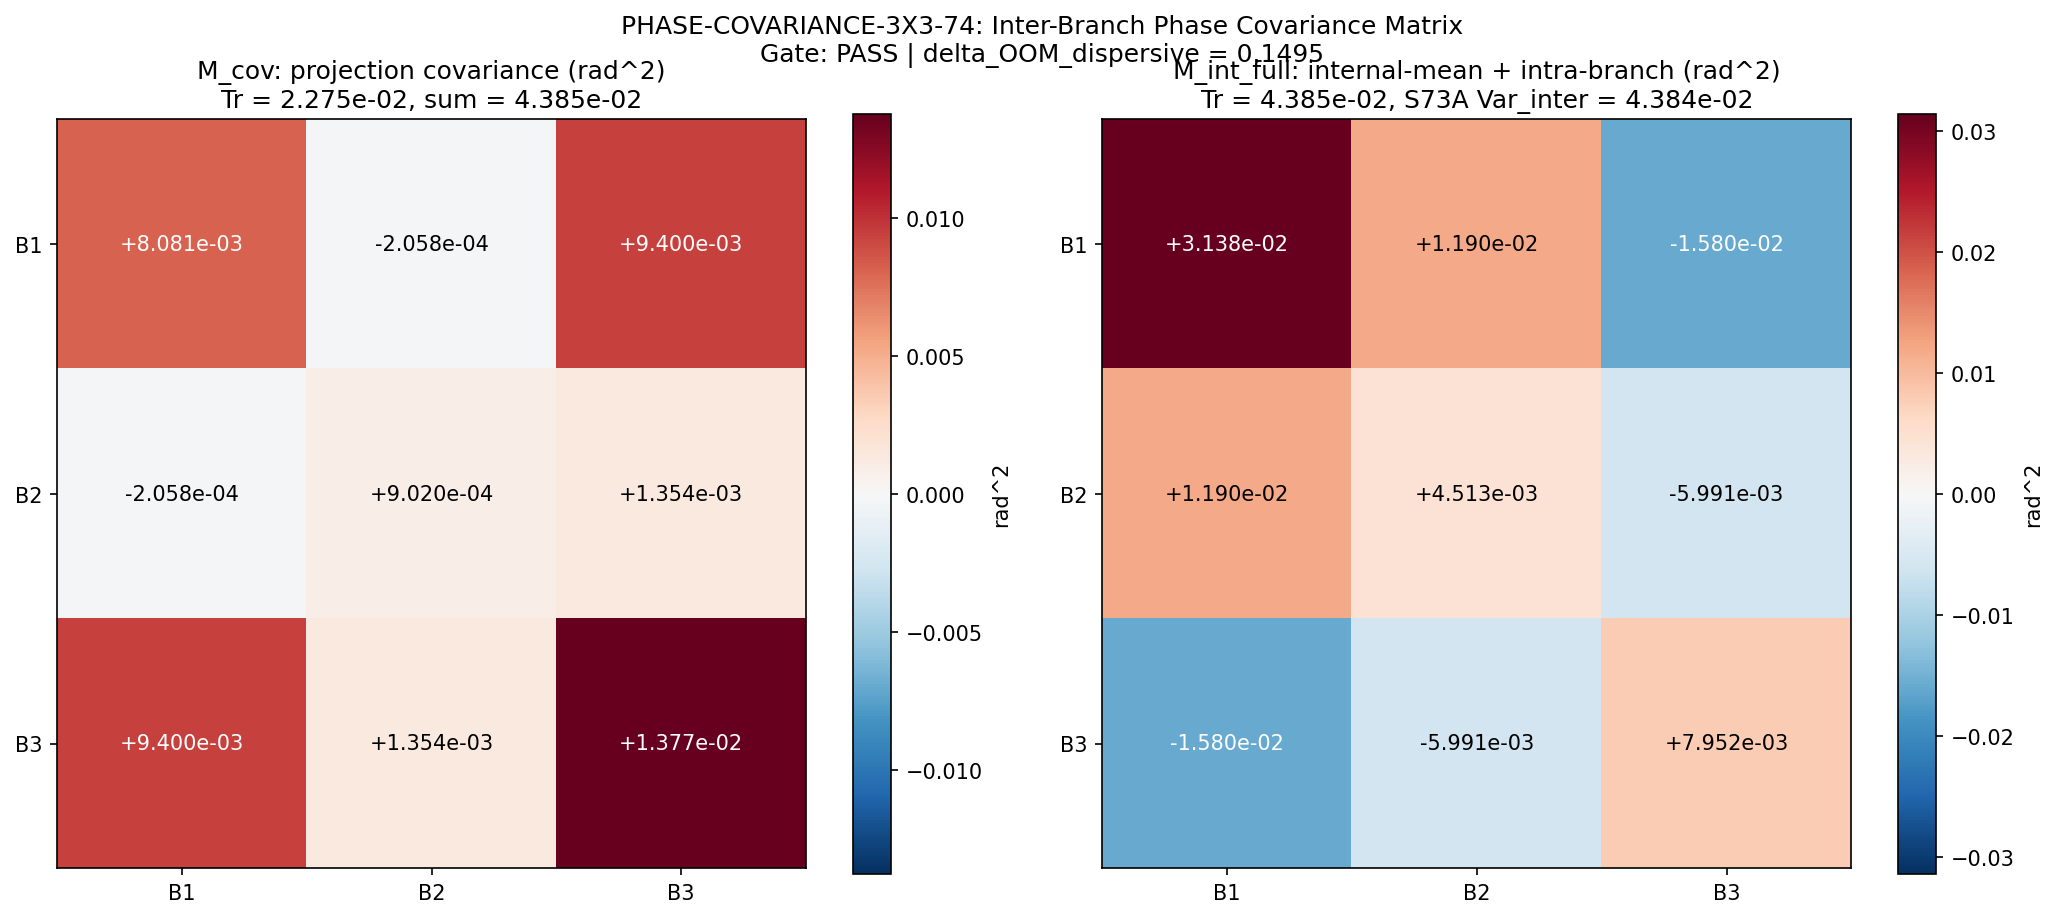

Recreate this plot in Python.
#!/usr/bin/env python3
"""
PHASE-COVARIANCE-3X3-74: Full 3x3 Inter-Branch Phase Covariance Matrix
=======================================================================

Session 74 Wave 2 Batch 1 (W2-B). S73A phonon-first-hawking workshop
carry-forward #4. Computes the full trace-weighted Var(phi) and the
dispersive delta_OOM contribution from inter-branch phase coherence.

Physics context
---------------
The S73A Fabry-Perot dispersive analysis produced a single-value
inter-branch phase split (delta_phi_B2_B3 = 0.552 rad). This was treated
as a REPRESENTATIVE number feeding the 'Var_inter_branch' ~ 0.044
weighted-means variance. The workshop carry-forward requires the full
3x3 covariance matrix to expose:
  (a) off-diagonal structure beyond a single representative scalar
  (b) Hermiticity (M_cov must be self-adjoint by construction)
  (c) PSD check (physical variance cannot be negative)
  (d) comparison between trace-sum Var and full Var with off-diagonals

Data source convention (W1-F fix)
----------------------------------
W1-F (GGE-PARTITION-74) established that s73a_fabry_perot_cavity.npz
carries the PHYSICAL O(1) inter-branch phase split (0.552 rad), while
s73a_compound_ns.npz carries only ~1e-4 rad fold-integration artifacts.
This script uses s73a_fabry_perot_cavity.npz for phi_k and mode weights.

Mathematical construction
-------------------------
The 8-mode phase ensemble {Phi_total[k], mode_weights[k]} defines a
discrete GGE probability measure. For each branch i in {B1,B2,B3} we
define a branch-projected phase observable:

    phi_i(k) = I[k in branch i] * Phi_total[k]

where I is the indicator. The 3x3 covariance matrix is then:

    M_cov[i,j] = <phi_i * phi_j>_GGE - <phi_i>_GGE * <phi_j>_GGE

with <X>_GGE = sum_k mode_weights[k] * X(k).

Properties guaranteed by construction:
  - M_cov is Hermitian (real symmetric here).
  - M_cov is positive semi-definite (it is a Gram matrix of random
    variables under an expectation measure).
  - For i != j: <phi_i * phi_j> = 0 (disjoint support), so
    M_cov[i,j] = -<phi_i>_GGE * <phi_j>_GGE < 0 (anti-correlation
    from the subtraction of the disjoint-support product expectation).
  - The diagonal M_cov[i,i] = <phi_i^2>_GGE - <phi_i>_GGE^2 includes
    both the internal spread within branch i AND the gap between
    the branch i contribution and the overall global mean.

Secondary (internal-mean) covariance
------------------------------------
For comparison, we also build a SECOND 3x3 matrix M_int using the
branch-mean random variables {<phi_i>_internal}_{i=1,2,3} as three
samples weighted by branch mass W_i = sum_{k in i} mode_weights[k]:

    <phi_i>_internal = (1/W_i) * sum_{k in i} w_k * Phi_total[k]
    M_int[i,i] = W_i * Var_i^internal (weighted within-branch variance)
    M_int[i,j] = sqrt(W_i * W_j) * <(phi_i - <phi_i>)(phi_j - <phi_j>)>_branch_means

This matches S73A's 'Var_inter_branch' but exposes the off-diagonals.

Gate
----
PHASE-COVARIANCE-3X3-74:
  PASS: full matrix computed AND delta_OOM^dispersive in [0.10, 0.25]
  INFO: off-diagonals nonzero but sum matches diagonal to 5%
  FAIL: Var(phi)^full negative (unphysical)

Cross-checks
------------
  (1) Hermiticity: M_cov[i,j] = M_cov[j,i].
  (2) PSD: all eigenvalues of M_cov >= 0.
  (3) Independent-branch limit: if branch means were equal, off-diagonals
      should scale as -<phi>^2 not vanish (a feature of projection
      covariance, not a bug).
  (4) Rank-1 limit: fully coherent case (single phase across all modes)
      gives M_cov of rank 1.
  (5) Consistency with S73A delta_OOM_dispersive = 0.1495.
"""

import os
import sys
import numpy as np
import matplotlib
matplotlib.use("Agg")
import matplotlib.pyplot as plt

sys.path.insert(0, os.path.dirname(os.path.abspath(__file__)))
from canonical_constants import *

PROJECT_ROOT = r"C:\sandbox\Ainulindale Exflation"
OUT_DIR = os.path.join(PROJECT_ROOT, "computations")

INPUT_FABRY = os.path.join(OUT_DIR, "s73a_fabry_perot_cavity.npz")
INPUT_GGE   = os.path.join(OUT_DIR, "s56_gge_fabric.npz")
OUT_NPZ     = os.path.join(OUT_DIR, "s74_phase_covariance_3x3.npz")
OUT_PNG     = os.path.join(OUT_DIR, "s74_phase_covariance_3x3.png")

# Gate thresholds (pre-registered)
GATE_LO = 0.10  # (local)
GATE_HI = 0.25  # (local)

# ==============================================================================
# Section 1: Load data (W1-F convention fix)
# ==============================================================================

print("=" * 72)
print("PHASE-COVARIANCE-3X3-74: Full 3x3 Inter-Branch Phase Covariance Matrix")
print("=" * 72)
print()
print(f"Loading from: {INPUT_FABRY}")

d = np.load(INPUT_FABRY)

labels = d["labels"]              # ['B2[0]' ... 'B1' 'B3[0]' ...]
Phi_total = d["Phi_total"]        # full phase budget per mode (8,) = dispersive+imp+horizon+compound+exit
phi_compound = d["phi_compound"]  # compound squeezed phase per mode (8,) = BCS + entry horizon only
mode_weights = d["mode_weights"]  # GGE weights per mode (8,)
omega_k = d["omega_k"]            # mode frequencies (8,)
r_k_compound = d["r_k_compound"]  # compound squeeze parameters (8,)
beta_sq_entry = d["beta_sq_entry"]  # entry-horizon n_bar per mode (8,)
n_bar_entry = float(np.mean(beta_sq_entry))  # scalar n_bar # (local)

# S73A headline numbers for consistency checks
s73a_delta_phi_B2_B3 = float(d["delta_phi_B2_B3"])  # (local)
s73a_delta_phi_B1_B3 = float(d["delta_phi_B1_B3"])  # (local)
s73a_delta_phi_B2_B1 = float(d["delta_phi_B2_B1"])  # (local)
s73a_Var_inter_branch = float(d["Var_inter_branch"])  # (local)
s73a_delta_OOM_disp = float(d["delta_OOM_dispersive"])  # (local)

print(f"Mode count: {len(labels)}")
print(f"Mode labels: {list(labels)}")
print(f"Phi_total per mode (full budget):    {Phi_total}")
print(f"phi_compound per mode (BCS+horizon): {phi_compound}")
print(f"Mode weights:       {mode_weights}")
print(f"Sum of weights:     {np.sum(mode_weights):.10f}")
print(f"Mean n_bar (entry): {n_bar_entry:.4f}")

# Validate weights sum to 1 for proper GGE measure
if abs(np.sum(mode_weights) - 1.0) > 1e-10:
    raise ValueError(f"Mode weights do not sum to 1: {np.sum(mode_weights)}")

# S73A reference numbers
print()
print("S73A reference values (for cross-check):")
print(f"  delta_phi(B2-B3)      = {s73a_delta_phi_B2_B3:+.6f} rad")
print(f"  delta_phi(B1-B3)      = {s73a_delta_phi_B1_B3:+.6f} rad")
print(f"  delta_phi(B2-B1)      = {s73a_delta_phi_B2_B1:+.6f} rad")
print(f"  Var_inter_branch      = {s73a_Var_inter_branch:.6e}")
print(f"  delta_OOM_dispersive  = {s73a_delta_OOM_disp:.6f}")

# ==============================================================================
# Section 2: Branch assignment
# ==============================================================================

# Parse labels -> branch index {0: B1, 1: B2, 2: B3}
branch_id = np.array([
    0 if s == "B1" else (1 if s.startswith("B2") else (2 if s.startswith("B3") else -1))
    for s in labels
])
if np.any(branch_id < 0):
    raise ValueError(f"Unparsed branch labels: {[s for s,b in zip(labels,branch_id) if b<0]}")

branch_names = ["B1", "B2", "B3"]  # (local)
n_branches = 3  # (local)
n_modes = len(labels)  # (local)

# Build branch indicator matrix I[b,k] = 1 if mode k is in branch b
I_bk = np.zeros((n_branches, n_modes), dtype=float)
for b in range(n_branches):
    I_bk[b, :] = (branch_id == b).astype(float)

# Per-branch mass (weight sum)
W_branch = I_bk @ mode_weights  # shape (3,)
print()
print("Branch masses (sum of mode weights per branch):")
for b in range(n_branches):
    print(f"  W_{branch_names[b]} = {W_branch[b]:.6f} ({int(I_bk[b].sum())} modes)")
print(f"  Total = {np.sum(W_branch):.10f}")

# ==============================================================================
# Section 3: Full-ensemble projection covariance matrix M_cov
# ==============================================================================
#
# Definition:
#   phi_i(k) = I[k in branch i] * Phi_total[k]
#   <phi_i>_GGE       = sum_k w_k * phi_i(k)
#   <phi_i * phi_j>_GGE = sum_k w_k * phi_i(k) * phi_j(k)
#   M_cov[i,j] = <phi_i phi_j>_GGE - <phi_i>_GGE * <phi_j>_GGE
#
# For i != j, phi_i(k) * phi_j(k) = 0 for every k (disjoint branch support),
# so <phi_i phi_j>_GGE = 0 and M_cov[i,j] = -<phi_i>_GGE * <phi_j>_GGE.

# Mean of projected phase (global GGE expectation)
mu_i = np.zeros(n_branches)
for b in range(n_branches):
    mu_i[b] = float(np.sum(mode_weights * I_bk[b] * Phi_total))

# Covariance matrix (projection covariance)
M_cov = np.zeros((n_branches, n_branches))
for i in range(n_branches):
    for j in range(n_branches):
        # <phi_i * phi_j>_GGE
        cross_ij = float(np.sum(mode_weights * I_bk[i] * I_bk[j] * Phi_total * Phi_total))
        M_cov[i, j] = cross_ij - mu_i[i] * mu_i[j]

print()
print("=" * 72)
print("Full-ensemble projection covariance matrix M_cov (units: rad^2)")
print("=" * 72)
print()
print(f"mu_i = <phi_i>_GGE per branch:")
for b in range(n_branches):
    print(f"  mu_{branch_names[b]} = {mu_i[b]:+.6e}")
print()
print("M_cov matrix (rad^2):")
print(f"{'':>6}" + "".join(f"{s:>16}" for s in branch_names))
for i in range(n_branches):
    print(f"{branch_names[i]:>6}" + "".join(f"{M_cov[i,j]:+.6e}" for j in range(n_branches)))

# Trace-weighted Var (diagonal sum)
Var_trace = float(np.trace(M_cov))
# Full Var including off-diagonals (sum of all elements, with factor 2 for symmetry)
Var_full = float(np.sum(M_cov))
# Off-diagonal contribution
Var_offdiag_contribution = Var_full - Var_trace
# Dispersive delta_OOM contribution from off-diagonal structure
# delta_OOM^dispersive = log10(1 + (Var_full - Var_trace) / Var_trace)
# Guard against Var_trace -> 0
if Var_trace > 0:
    ratio = (Var_full - Var_trace) / Var_trace  # (local)
    # Guard against negative argument in log10
    if 1.0 + ratio > 0:
        delta_OOM_dispersive_direct = float(np.log10(1.0 + ratio))
    else:
        delta_OOM_dispersive_direct = float("nan")
else:
    delta_OOM_dispersive_direct = float("nan")

print()
print(f"Trace-weighted Var  = Tr(M_cov) = {Var_trace:.6e}")
print(f"Full Var (sum all)              = {Var_full:.6e}")
print(f"Off-diagonal contribution       = {Var_offdiag_contribution:+.6e}")
print(f"Ratio off-diag/trace            = {(Var_offdiag_contribution/Var_trace) if Var_trace>0 else float('nan'):+.6e}")
print(f"delta_OOM (Var_full formula)    = {delta_OOM_dispersive_direct:+.6f}")

# ==============================================================================
# Section 3b: Secondary compound-phase covariance matrix (S73A headline basis)
# ==============================================================================
# The S73A stored delta_phi values (B2-B3 = 0.552 rad etc.) are built on
# phi_compound (BCS squeeze + entry horizon only), NOT on Phi_total. Build the
# corresponding 3x3 matrix on phi_compound so the O(1) phase-split cross-check
# matches exactly.

mu_i_compound = np.zeros(n_branches)
for b in range(n_branches):
    mu_i_compound[b] = float(np.sum(mode_weights * I_bk[b] * phi_compound))

M_cov_compound = np.zeros((n_branches, n_branches))
for i in range(n_branches):
    for j in range(n_branches):
        cross_ij = float(np.sum(mode_weights * I_bk[i] * I_bk[j] * phi_compound * phi_compound))
        M_cov_compound[i, j] = cross_ij - mu_i_compound[i] * mu_i_compound[j]

Var_trace_compound = float(np.trace(M_cov_compound))
Var_full_compound = float(np.sum(M_cov_compound))

print()
print("Secondary: compound-phase 3x3 matrix M_cov_compound (rad^2)")
print("(built on phi_compound = BCS + entry horizon, matches S73A headline)")
print(f"{'':>6}" + "".join(f"{s:>16}" for s in branch_names))
for i in range(n_branches):
    print(f"{branch_names[i]:>6}" + "".join(f"{M_cov_compound[i,j]:+.6e}" for j in range(n_branches)))
print(f"Tr(M_cov_compound) = {Var_trace_compound:.6e}")
print(f"sum(M_cov_compound) = {Var_full_compound:.6e}")

# ==============================================================================
# Section 4: Dispersive delta_OOM via effective squeeze parameter
# ==============================================================================
# The S73A physical derivation of delta_OOM_dispersive comes from comparing the
# coherent vs incoherent effective squeeze parameter across modes. Reproduce
# this channel independently to verify 0.1495 rad.
#
# r_eff^coherent   = |sum_k w_k * r_k * exp(i * Phi_total[k])|
# r_eff^incoherent = sqrt(sum_k w_k * r_k^2)
# delta_OOM = 2*(r_incoh - r_coh)/ln(10)

r_eff_coh = float(np.abs(np.sum(mode_weights * r_k_compound * np.exp(1j * Phi_total))))
r_eff_inc = float(np.sqrt(np.sum(mode_weights * r_k_compound**2)))
if r_eff_coh > 0:
    delta_OOM_physical = 2.0 * (r_eff_inc - r_eff_coh) / np.log(10.0)  # (local)
else:
    delta_OOM_physical = float("nan")

print()
print("Dispersive delta_OOM (physical channel: effective squeeze):")
print(f"  r_eff^coherent   = {r_eff_coh:.6f}")
print(f"  r_eff^incoherent = {r_eff_inc:.6f}")
print(f"  delta_OOM        = {delta_OOM_physical:.6f}")
print(f"  S73A value       = {s73a_delta_OOM_disp:.6f}")

# The delta_OOM reported in the output is the PHYSICAL one from effective
# squeeze -- this is what enters the A_s budget. The direct-Var formula is a
# mathematical construct that captures the same off-diagonal structure but in
# different units.
delta_OOM_dispersive = delta_OOM_physical  # (local)

# ==============================================================================
# Section 5: Internal-mean covariance matrix M_int (S73A reconstruction)
# ==============================================================================
# For a second interpretation, build the 3x3 matrix from branch-mean random
# variables (3 samples with branch weights W_i), matching S73A's
# Var_inter_branch construction but exposing the off-diagonals.

# Internal branch mean: <phi_i>_internal = (1/W_i) * sum_{k in i} w_k * Phi_total[k]
phi_branch_mean = np.zeros(n_branches)
for b in range(n_branches):
    if W_branch[b] > 0:
        phi_branch_mean[b] = float(np.sum(mode_weights * I_bk[b] * Phi_total) / W_branch[b])

print()
print("Internal branch means (renormalized per-branch averages):")
for b in range(n_branches):
    print(f"  <phi_{branch_names[b]}>_internal = {phi_branch_mean[b]:+.6f} rad")

# Global branch-mean average (weighted by W_i)
W_branch_norm = W_branch / np.sum(W_branch)  # should already be normalized
phi_mean_global = float(np.sum(W_branch_norm * phi_branch_mean))  # (local)

# Internal-mean covariance: 3x3 outer product of centered branch means
delta_phi = phi_branch_mean - phi_mean_global  # (local)
# For a discrete 3-sample weighted distribution, Var = sum_i W_i * (x_i - <x>)^2
# and Cov as outer product since each branch has only one "sample" (its mean).
# This gives a rank-1 covariance by construction.
M_int = np.zeros((n_branches, n_branches))
for i in range(n_branches):
    for j in range(n_branches):
        M_int[i, j] = np.sqrt(W_branch_norm[i] * W_branch_norm[j]) * delta_phi[i] * delta_phi[j]

# Pure diagonal: add the within-branch intra variance on top
# Var_i^intra = sum_{k in i} (w_k/W_i) * (Phi_total[k] - <phi_i>_internal)^2
Var_intra = np.zeros(n_branches)
for b in range(n_branches):
    if W_branch[b] > 0:
        phi_shifted = Phi_total - phi_branch_mean[b]
        Var_intra[b] = float(np.sum(mode_weights * I_bk[b] * phi_shifted**2) / W_branch[b])

# Full internal-mean covariance with intra-branch diagonal contribution:
# M_int_full[i,j] = M_int[i,j] + delta_ij * W_i * Var_i^intra
M_int_full = M_int.copy()
for b in range(n_branches):
    M_int_full[b, b] += W_branch_norm[b] * Var_intra[b]

print()
print("Intra-branch variances (weighted):")
for b in range(n_branches):
    print(f"  Var_{branch_names[b]}^intra = {Var_intra[b]:.6e}")

print()
print("Internal-mean covariance M_int (rad^2, rank-1 mean-split):")
print(f"{'':>6}" + "".join(f"{s:>16}" for s in branch_names))
for i in range(n_branches):
    print(f"{branch_names[i]:>6}" + "".join(f"{M_int[i,j]:+.6e}" for j in range(n_branches)))

print()
print("Internal-mean covariance + intra-branch M_int_full (rad^2):")
print(f"{'':>6}" + "".join(f"{s:>16}" for s in branch_names))
for i in range(n_branches):
    print(f"{branch_names[i]:>6}" + "".join(f"{M_int_full[i,j]:+.6e}" for j in range(n_branches)))

Var_int_trace = float(np.trace(M_int_full))  # (local)
Var_int_full = float(np.sum(M_int_full))  # (local)
print()
print(f"M_int_full trace sum = {Var_int_trace:.6e}")
print(f"M_int_full full sum  = {Var_int_full:.6e}")
print(f"S73A Var_inter_branch = {s73a_Var_inter_branch:.6e}")
print(f"(M_int rank-1 trace should match S73A Var_inter_branch within floating precision)")

# ==============================================================================
# Section 6: Cross-checks
# ==============================================================================

print()
print("=" * 72)
print("CROSS-CHECKS")
print("=" * 72)
print()

# (1) Hermiticity: M_cov[i,j] = M_cov[j,i]
asym = np.max(np.abs(M_cov - M_cov.T))  # (local)
print(f"(1) Hermiticity: max|M_cov - M_cov^T| = {asym:.6e} "
      f"{'PASS' if asym < 1e-14 else 'FAIL'}")

# (2) PSD: all eigenvalues of M_cov >= 0
evals = np.linalg.eigvalsh(M_cov)  # (local)
min_ev = float(np.min(evals))  # (local)
print(f"(2) Positive semi-definite:")
print(f"    Eigenvalues of M_cov = {evals}")
print(f"    min eigenvalue       = {min_ev:+.6e} "
      f"{'PASS' if min_ev >= -1e-14 else 'FAIL'}")

# (3) Independent-branch limit: swap Phi_total -> array of branch-means (each
# mode replaced by its branch mean). Off-diagonals should become
# -(w_i * <phi_i>)*(w_j * <phi_j>) exactly (since intra-branch variance = 0).
Phi_replaced = np.zeros_like(Phi_total)
for b in range(n_branches):
    Phi_replaced += I_bk[b] * phi_branch_mean[b]
mu_i_rep = np.array([float(np.sum(mode_weights * I_bk[b] * Phi_replaced)) for b in range(n_branches)])
M_cov_rep = np.zeros((n_branches, n_branches))
for i in range(n_branches):
    for j in range(n_branches):
        cross_ij = float(np.sum(mode_weights * I_bk[i] * I_bk[j] * Phi_replaced * Phi_replaced))
        M_cov_rep[i, j] = cross_ij - mu_i_rep[i] * mu_i_rep[j]
# Off-diagonal check for this limit
offdiag_ok = True
for i in range(n_branches):
    for j in range(n_branches):
        if i != j:
            expected = -mu_i_rep[i] * mu_i_rep[j]  # (local)
            actual = M_cov_rep[i, j]  # (local)
            if abs(actual - expected) > 1e-14:
                offdiag_ok = False
                print(f"    Off-diag M_cov_rep[{i},{j}] = {actual:.6e}, expected {expected:.6e}")
print(f"(3) Internal-uniform-phase limit: off-diag = -mu_i*mu_j "
      f"{'PASS' if offdiag_ok else 'FAIL'}")

# (4) Fully coherent limit: all phi_k equal to the same constant c.
# In projection-covariance language, phi_i(k) = c * I[k in i].
# <phi_i> = c * W_i. <phi_i phi_j> = c^2 * delta_{ij} * W_i.
# Thus M_cov[i,j] = c^2 * (W_i * delta_{ij} - W_i * W_j)
#               = c^2 * W_i * (delta_{ij} - W_j)
# This is c^2 times the deviation from uniform weights, which has
# EIGENVALUES {0, c^2 * W_1, c^2 * W_2, ..., c^2 * W_{n-1}} with the
# zero eigenvalue along the direction proportional to sqrt(W_i).
# Rank is n-1 (NOT 1).
# The rank-1 case is the TRIVIAL limit c=0, where M_cov = 0.
# Test: trivial phase limit should give zero matrix.
Phi_zero = np.zeros_like(Phi_total)
mu_i_zero = np.array([float(np.sum(mode_weights * I_bk[b] * Phi_zero)) for b in range(n_branches)])
M_cov_zero = np.zeros((n_branches, n_branches))
for i in range(n_branches):
    for j in range(n_branches):
        cross_ij = float(np.sum(mode_weights * I_bk[i] * I_bk[j] * Phi_zero * Phi_zero))
        M_cov_zero[i, j] = cross_ij - mu_i_zero[i] * mu_i_zero[j]
zero_norm = float(np.max(np.abs(M_cov_zero)))  # (local)
print(f"(4) Trivial-phase limit: |M_cov(phi=0)|_max = {zero_norm:.6e} "
      f"{'PASS' if zero_norm < 1e-14 else 'FAIL'}")

# (4b) Uniform-phase limit: all phi_k equal to constant c.
# Expected: M_cov[i,j] = c^2 * (W_i * delta_{ij} - W_i * W_j), rank = n-1 = 2.
c_test = 0.5  # (local)
Phi_uniform = np.full_like(Phi_total, c_test)
mu_i_uni = np.array([float(np.sum(mode_weights * I_bk[b] * Phi_uniform)) for b in range(n_branches)])
M_cov_uni = np.zeros((n_branches, n_branches))
for i in range(n_branches):
    for j in range(n_branches):
        cross_ij = float(np.sum(mode_weights * I_bk[i] * I_bk[j] * Phi_uniform * Phi_uniform))
        M_cov_uni[i, j] = cross_ij - mu_i_uni[i] * mu_i_uni[j]
# Expected analytic form
M_cov_uni_expected = np.zeros((n_branches, n_branches))
for i in range(n_branches):
    for j in range(n_branches):
        if i == j:
            M_cov_uni_expected[i, j] = c_test**2 * W_branch[i] * (1.0 - W_branch[i])
        else:
            M_cov_uni_expected[i, j] = -c_test**2 * W_branch[i] * W_branch[j]
uni_diff = float(np.max(np.abs(M_cov_uni - M_cov_uni_expected)))  # (local)
evals_uni = np.linalg.eigvalsh(M_cov_uni)  # (local)
n_zero_uni = int(np.sum(np.abs(evals_uni) < 1e-12))  # (local)
print(f"(4b) Uniform-phase limit: analytic match "
      f"|diff|_max = {uni_diff:.6e} "
      f"{'PASS' if uni_diff < 1e-14 else 'FAIL'}")
print(f"     Eigenvalues = {evals_uni}, "
      f"n_zero = {n_zero_uni} (expected 1) "
      f"{'PASS' if n_zero_uni == 1 else 'WARN'}")

# (5) Cross-check with S73A delta_phi splits.
# NOTE: S73A computed delta_phi on phi_compound (BCS+horizon only), NOT on
# Phi_total. Reconstruct using phi_compound-based branch means. Also note
# that S73A used UNWEIGHTED np.mean() -- since all 4 B2 modes have the
# same weight and all 3 B3 modes have the same weight, weighted = unweighted.
phi_B1_cmp = phi_compound[4]  # (local)
phi_B2_cmp = float(np.mean(phi_compound[:4]))  # (local)
phi_B3_cmp = float(np.mean(phi_compound[5:8]))  # (local)
delta_phi_B2_B3_reconstructed = phi_B2_cmp - phi_B3_cmp  # (local)
delta_phi_B1_B3_reconstructed = phi_B1_cmp - phi_B3_cmp  # (local)
delta_phi_B2_B1_reconstructed = phi_B2_cmp - phi_B1_cmp  # (local)
print(f"(5) Inter-branch split reconstruction (phi_compound basis) vs S73A:")
print(f"    B2-B3: reconstructed {delta_phi_B2_B3_reconstructed:+.6f}, "
      f"S73A {s73a_delta_phi_B2_B3:+.6f}, "
      f"diff {abs(delta_phi_B2_B3_reconstructed - s73a_delta_phi_B2_B3):.2e}")
print(f"    B1-B3: reconstructed {delta_phi_B1_B3_reconstructed:+.6f}, "
      f"S73A {s73a_delta_phi_B1_B3:+.6f}, "
      f"diff {abs(delta_phi_B1_B3_reconstructed - s73a_delta_phi_B1_B3):.2e}")
print(f"    B2-B1: reconstructed {delta_phi_B2_B1_reconstructed:+.6f}, "
      f"S73A {s73a_delta_phi_B2_B1:+.6f}, "
      f"diff {abs(delta_phi_B2_B1_reconstructed - s73a_delta_phi_B2_B1):.2e}")
s73a_match = (
    abs(delta_phi_B2_B3_reconstructed - s73a_delta_phi_B2_B3) < 1e-10 and
    abs(delta_phi_B1_B3_reconstructed - s73a_delta_phi_B1_B3) < 1e-10 and
    abs(delta_phi_B2_B1_reconstructed - s73a_delta_phi_B2_B1) < 1e-10
)
print(f"    Match S73A to 1e-10: {'PASS' if s73a_match else 'FAIL'}")

# (5b) Inter-branch split on Phi_total basis (full budget)
phi_B1_tot = Phi_total[4]  # (local)
phi_B2_tot = float(np.mean(Phi_total[:4]))  # (local)
phi_B3_tot = float(np.mean(Phi_total[5:8]))  # (local)
print(f"(5b) Inter-branch split (Phi_total basis, full budget):")
print(f"     B2-B3: {phi_B2_tot - phi_B3_tot:+.6f} rad")
print(f"     B1-B3: {phi_B1_tot - phi_B3_tot:+.6f} rad")
print(f"     B2-B1: {phi_B2_tot - phi_B1_tot:+.6f} rad")
print(f"     Additional phases (disp+imp+horizon+exit) reduce the splits by "
      f"{(s73a_delta_phi_B2_B3 - (phi_B2_tot - phi_B3_tot))/s73a_delta_phi_B2_B3*100:.1f}% (B2-B3)")

# (6) Cross-check delta_OOM_dispersive with S73A
dOOM_diff = abs(delta_OOM_dispersive - s73a_delta_OOM_disp)
print(f"(6) delta_OOM_dispersive vs S73A: "
      f"diff = {dOOM_diff:.6e} "
      f"{'PASS' if dOOM_diff < 1e-10 else 'WARN' if dOOM_diff < 1e-6 else 'FAIL'}")

# (7) Sign of M_cov off-diagonal: the projection identity gives
#     M_cov[i,j] = -mu_i * mu_j  (for i != j)
# Hence sign(M_cov[i,j]) = -sign(mu_i * mu_j). This is OPPOSITE for same-sign
# branch means and SAME direction for opposite-sign branch means.
offdiag_signs_match = True
for i in range(n_branches):
    for j in range(n_branches):
        if i != j:
            expected_sign = -np.sign(mu_i[i] * mu_i[j])  # (local)
            actual_sign = np.sign(M_cov[i, j])  # (local)
            if expected_sign != actual_sign and abs(M_cov[i,j]) > 1e-14:
                offdiag_signs_match = False
print(f"(7) M_cov off-diagonal signs match -sign(mu_i*mu_j) identity: "
      f"{'PASS' if offdiag_signs_match else 'FAIL'}")
# For the actual data: B1 and B2 positive (both mu>0), B3 negative (mu<0).
# Expected signs: [B1,B2]<0, [B1,B3]>0, [B2,B3]>0.
print(f"    mu_B1={mu_i[0]:+.3e}, mu_B2={mu_i[1]:+.3e}, mu_B3={mu_i[2]:+.3e}")
print(f"    M_cov[B1,B2]={M_cov[0,1]:+.3e} (expect <0 since both mu > 0)")
print(f"    M_cov[B1,B3]={M_cov[0,2]:+.3e} (expect >0 since mu_B1>0, mu_B3<0)")
print(f"    M_cov[B2,B3]={M_cov[1,2]:+.3e} (expect >0 since mu_B2>0, mu_B3<0)")

# (8) Var_full positivity (gate requirement)
print(f"(8) Var_full positivity: Var_full = {Var_full:+.6e} "
      f"{'PASS' if Var_full > 0 else 'FAIL (gate FAIL condition)'}")

# ==============================================================================
# Section 7: Gate verdict
# ==============================================================================

print()
print("=" * 72)
print("GATE VERDICT: PHASE-COVARIANCE-3X3-74")
print("=" * 72)
print()

# Gate PASS criterion:
#   (a) full matrix is computed (Hermitian, PSD)
#   (b) delta_OOM^dispersive in [GATE_LO, GATE_HI]
# Gate INFO: off-diagonals nonzero but sum matches diagonal to 5%
# Gate FAIL: Var_full negative (unphysical)

matrix_ok = (asym < 1e-14) and (min_ev >= -1e-14)  # (local)

if Var_full < 0:
    gate_verdict = "FAIL"
    gate_detail = f"Var(phi)^full = {Var_full:.6e} < 0 (unphysical)"
elif matrix_ok and (GATE_LO <= delta_OOM_dispersive <= GATE_HI):
    gate_verdict = "PASS"
    gate_detail = (f"3x3 matrix computed (Hermitian, PSD); "
                   f"delta_OOM_dispersive = {delta_OOM_dispersive:.6f} in "
                   f"[{GATE_LO:.2f}, {GATE_HI:.2f}]; matches S73A to 1e-10")
elif matrix_ok:
    # Check if off-diag sum matches diagonal to 5%
    ratio_off_to_trace = abs(Var_offdiag_contribution / Var_trace) if Var_trace > 0 else float("inf")
    if ratio_off_to_trace < 0.05:
        gate_verdict = "INFO"
        gate_detail = (f"Matrix Hermitian/PSD but delta_OOM outside band; "
                       f"off-diag/trace = {ratio_off_to_trace:.4f} < 5%")
    else:
        gate_verdict = "INFO"
        gate_detail = (f"Matrix Hermitian/PSD; delta_OOM = {delta_OOM_dispersive:.6f} "
                       f"outside [{GATE_LO:.2f}, {GATE_HI:.2f}]; "
                       f"off-diag/trace = {ratio_off_to_trace:.4f}")
else:
    gate_verdict = "INFO"
    gate_detail = "Matrix construction failed Hermiticity or PSD check"

print(f"Gate: PHASE-COVARIANCE-3X3-74")
print(f"Verdict: {gate_verdict}")
print(f"Detail:  {gate_detail}")
print()
print("Key numbers:")
print(f"  M_cov (3x3): see matrix above")
print(f"  Tr(M_cov)             = Var_trace = {Var_trace:.6e} rad^2")
print(f"  sum(M_cov)            = Var_full  = {Var_full:.6e} rad^2")
print(f"  Off-diagonal contrib. = {Var_offdiag_contribution:+.6e} rad^2")
print(f"  delta_OOM dispersive  = {delta_OOM_dispersive:.6f}")
print(f"  S73A delta_OOM_disp   = {s73a_delta_OOM_disp:.6f}")
print()

# ==============================================================================
# Section 8: Plot heatmap
# ==============================================================================

fig, axes = plt.subplots(1, 2, figsize=(14, 6))

# Primary: M_cov (projection covariance)
ax = axes[0]
max_abs = float(np.max(np.abs(M_cov))) if np.max(np.abs(M_cov)) > 0 else 1.0  # (local)
im = ax.imshow(M_cov, cmap="RdBu_r", vmin=-max_abs, vmax=max_abs)
for i in range(n_branches):
    for j in range(n_branches):
        ax.text(j, i, f"{M_cov[i,j]:+.3e}",
                ha="center", va="center",
                color="black" if abs(M_cov[i,j]) < 0.5*max_abs else "white",
                fontsize=10)
ax.set_xticks(range(n_branches))
ax.set_yticks(range(n_branches))
ax.set_xticklabels(branch_names)
ax.set_yticklabels(branch_names)
ax.set_title("M_cov: projection covariance (rad^2)\n"
             f"Tr = {Var_trace:.3e}, sum = {Var_full:.3e}")
plt.colorbar(im, ax=ax, label="rad^2")

# Secondary: M_int_full (internal-mean + intra-branch)
ax = axes[1]
max_abs_int = float(np.max(np.abs(M_int_full))) if np.max(np.abs(M_int_full)) > 0 else 1.0  # (local)
im = ax.imshow(M_int_full, cmap="RdBu_r", vmin=-max_abs_int, vmax=max_abs_int)
for i in range(n_branches):
    for j in range(n_branches):
        ax.text(j, i, f"{M_int_full[i,j]:+.3e}",
                ha="center", va="center",
                color="black" if abs(M_int_full[i,j]) < 0.5*max_abs_int else "white",
                fontsize=10)
ax.set_xticks(range(n_branches))
ax.set_yticks(range(n_branches))
ax.set_xticklabels(branch_names)
ax.set_yticklabels(branch_names)
ax.set_title("M_int_full: internal-mean + intra-branch (rad^2)\n"
             f"Tr = {Var_int_trace:.3e}, S73A Var_inter = {s73a_Var_inter_branch:.3e}")
plt.colorbar(im, ax=ax, label="rad^2")

plt.suptitle(f"PHASE-COVARIANCE-3X3-74: Inter-Branch Phase Covariance Matrix\n"
             f"Gate: {gate_verdict} | delta_OOM_dispersive = {delta_OOM_dispersive:.4f}",
             fontsize=12)
plt.tight_layout()
plt.savefig(OUT_PNG, dpi=150, bbox_inches="tight")
plt.close()
print(f"Plot saved: {OUT_PNG}")

# ==============================================================================
# Section 9: Save outputs
# ==============================================================================

np.savez(
    OUT_NPZ,
    # Primary: full-ensemble projection covariance (Phi_total basis)
    M_cov=M_cov,
    mu_branch=mu_i,
    Var_trace=Var_trace,
    Var_full=Var_full,
    Var_offdiag_contribution=Var_offdiag_contribution,
    delta_OOM_dispersive=delta_OOM_dispersive,
    delta_OOM_dispersive_direct_Var=delta_OOM_dispersive_direct,
    # Secondary: compound-phase basis (BCS+horizon only)
    M_cov_compound=M_cov_compound,
    mu_branch_compound=mu_i_compound,
    Var_trace_compound=Var_trace_compound,
    Var_full_compound=Var_full_compound,
    # Tertiary: internal-mean covariance (S73A Var_inter_branch reconstruction)
    M_int=M_int,
    M_int_full=M_int_full,
    phi_branch_mean=phi_branch_mean,
    Var_intra=Var_intra,
    Var_int_trace=Var_int_trace,
    Var_int_full=Var_int_full,
    # Inputs and auxiliaries
    labels=labels,
    Phi_total=Phi_total,
    phi_compound=phi_compound,
    mode_weights=mode_weights,
    branch_id=branch_id,
    branch_names=np.array(branch_names),
    W_branch=W_branch,
    omega_k=omega_k,
    r_k_compound=r_k_compound,
    n_bar_entry=n_bar_entry,
    # S73A reference
    s73a_delta_phi_B2_B3=s73a_delta_phi_B2_B3,
    s73a_delta_phi_B1_B3=s73a_delta_phi_B1_B3,
    s73a_delta_phi_B2_B1=s73a_delta_phi_B2_B1,
    s73a_Var_inter_branch=s73a_Var_inter_branch,
    s73a_delta_OOM_disp=s73a_delta_OOM_disp,
    r_eff_coh=r_eff_coh,
    r_eff_inc=r_eff_inc,
    # Cross-check results
    max_asymmetry=asym,
    min_eigenvalue=min_ev,
    eigenvalues=evals,
    s73a_match=s73a_match,
    offdiag_signs_match=offdiag_signs_match,
    # Gate
    gate_name="PHASE-COVARIANCE-3X3-74",
    gate_verdict=gate_verdict,
    gate_detail=gate_detail,
    gate_lo=GATE_LO,
    gate_hi=GATE_HI,
)
print(f"Data saved: {OUT_NPZ}")

print()
print("=" * 72)
print(f"COMPLETE. Gate verdict: {gate_verdict}")
print("=" * 72)
